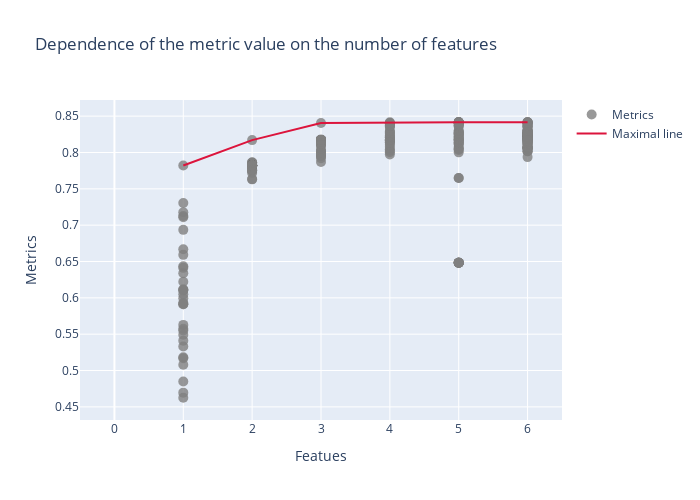

The cell this chart's notebook holds for it:
### Code cell
# График зависимости метрики от числа признаков
line()

### Figure 1 — Plotly figure (JSON) as saved in the notebook; plotly's stock layout.template omitted (floating-point values rounded to 4 significant figures; data arrays with more than 128 entries replaced by an {"elided": "..."} marker saying what was removed)
{"data": [{"marker": {"color": "grey", "opacity": 0.8, "size": 10}, "mode": "markers", "name": "Metrics", "type": "scatter", "x": {"elided": "249 int values"}, "y": {"elided": "249 float values"}}, {"line": {"color": "crimson", "width": 2}, "mode": "lines", "name": "Maximal line", "type": "scatter", "x": [1, 2, 3, 4, 5, 6, 5, 6, 5, 6], "y": [0.782, 0.817, 0.8406, 0.8416, 0.8416, 0.8416, 0.8416, 0.8416, 0.8416, 0.8416]}], "layout": {"height": 500, "showlegend": true, "title": {"text": "Dependence of the metric value on the number of features"}, "width": 700, "xaxis": {"dtick": 1, "range": [-0.5, 6.5], "title": {"text": "Featues"}}, "yaxis": {"title": {"text": "Metrics"}}}}
